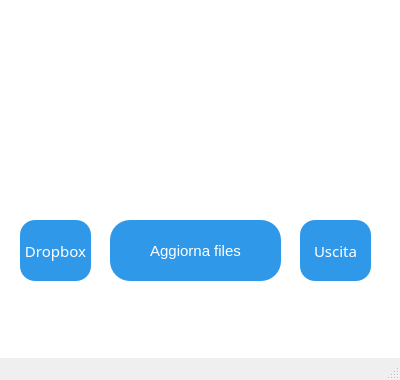
<?xml version="1.0" encoding="UTF-8"?>
<ui version="4.0">
 <class>MainWindow</class>
 <widget class="QMainWindow" name="MainWindow">
  <property name="windowModality">
   <enum>Qt::NonModal</enum>
  </property>
  <property name="geometry">
   <rect>
    <x>0</x>
    <y>0</y>
    <width>400</width>
    <height>380</height>
   </rect>
  </property>
  <property name="sizePolicy">
   <sizepolicy hsizetype="Fixed" vsizetype="Fixed">
    <horstretch>0</horstretch>
    <verstretch>0</verstretch>
   </sizepolicy>
  </property>
  <property name="minimumSize">
   <size>
    <width>400</width>
    <height>380</height>
   </size>
  </property>
  <property name="maximumSize">
   <size>
    <width>400</width>
    <height>380</height>
   </size>
  </property>
  <property name="windowTitle">
   <string>Dropbox Updater</string>
  </property>
  <property name="windowIcon">
   <iconset>
    <normaloff>images/dpb1.png</normaloff>images/dpb1.png</iconset>
  </property>
  <property name="tabShape">
   <enum>QTabWidget::Rounded</enum>
  </property>
  <widget class="QWidget" name="centralwidget">
   <widget class="QLabel" name="background">
    <property name="geometry">
     <rect>
      <x>-40</x>
      <y>-40</y>
      <width>441</width>
      <height>591</height>
     </rect>
    </property>
    <property name="sizePolicy">
     <sizepolicy hsizetype="Fixed" vsizetype="Fixed">
      <horstretch>0</horstretch>
      <verstretch>0</verstretch>
     </sizepolicy>
    </property>
    <property name="styleSheet">
     <string notr="true">QLabel#background{
      background-color: #ffffff;

}</string>
    </property>
    <property name="text">
     <string/>
    </property>
   </widget>
   <widget class="QPushButton" name="update">
    <property name="geometry">
     <rect>
      <x>110</x>
      <y>220</y>
      <width>171</width>
      <height>61</height>
     </rect>
    </property>
    <property name="styleSheet">
     <string notr="true">QPushButton#update{
    background-color: #3098e8;
    border-radius: 20px;
    color: #ffffff;
    font-family: 'Signika,sans-serif';
    font-size: 15px;
    z-index: 1;
}

QPushButton#update:hover{
    background-color: #4aacf7;
}</string>
    </property>
    <property name="text">
     <string>Aggiorna files</string>
    </property>
   </widget>
   <widget class="QLabel" name="header">
    <property name="geometry">
     <rect>
      <x>10</x>
      <y>10</y>
      <width>371</width>
      <height>171</height>
     </rect>
    </property>
    <property name="styleSheet">
     <string notr="true">QLabel#header{
     background-image: url(update.png);

}</string>
    </property>
    <property name="text">
     <string/>
    </property>
    <property name="pixmap">
     <pixmap>images/uploader1.png</pixmap>
    </property>
   </widget>
   <widget class="QPushButton" name="dropbox">
    <property name="geometry">
     <rect>
      <x>20</x>
      <y>220</y>
      <width>71</width>
      <height>61</height>
     </rect>
    </property>
    <property name="toolTip">
     <string/>
    </property>
    <property name="toolTipDuration">
     <number>1</number>
    </property>
    <property name="styleSheet">
     <string notr="true">QPushButton#dropbox{
     background-color: #3098e8;
     border-radius: 15px;
     border: solid 1px;
     color: #ffffff;
     font-family: sans-serif;
    font-size: 15px;
    z-index: 1;
}


QPushButton#dropbox:hover{
    background-color: #4aacf7;
}</string>
    </property>
    <property name="text">
     <string>Dropbox</string>
    </property>
   </widget>
   <widget class="QPushButton" name="exit">
    <property name="geometry">
     <rect>
      <x>300</x>
      <y>220</y>
      <width>71</width>
      <height>61</height>
     </rect>
    </property>
    <property name="styleSheet">
     <string notr="true">QPushButton#exit{
     background-color: #3098e8;
     border-radius: 15px;
     border: solid 1px;
     color: #ffffff;
     font-family: sans-serif;
    font-size: 15px;
    z-index: 1;
}


QPushButton#exit:hover{
    background-color: #4aacf7;
}</string>
    </property>
    <property name="text">
     <string>Uscita</string>
    </property>
   </widget>
  </widget>
  <widget class="QMenuBar" name="menubar">
   <property name="geometry">
    <rect>
     <x>0</x>
     <y>0</y>
     <width>400</width>
     <height>21</height>
    </rect>
   </property>
  </widget>
  <widget class="QStatusBar" name="statusbar"/>
 </widget>
 <resources/>
 <connections/>
</ui>
